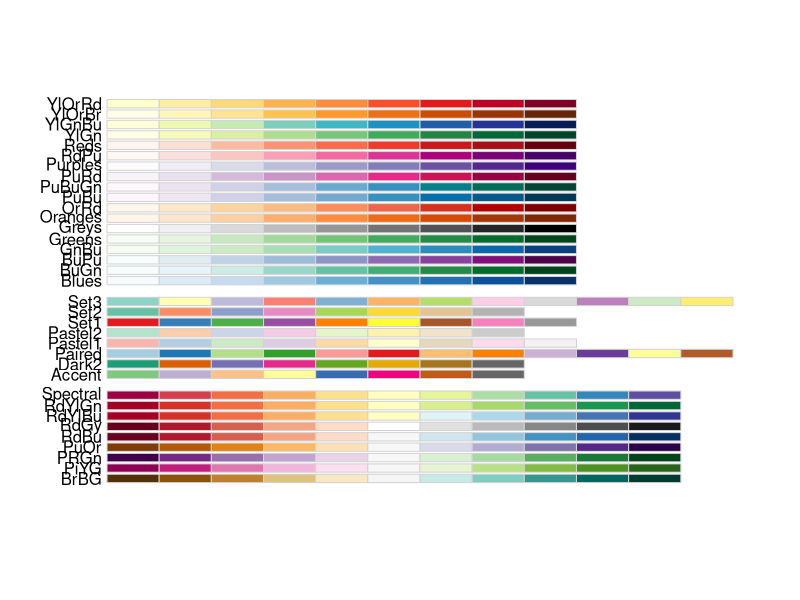
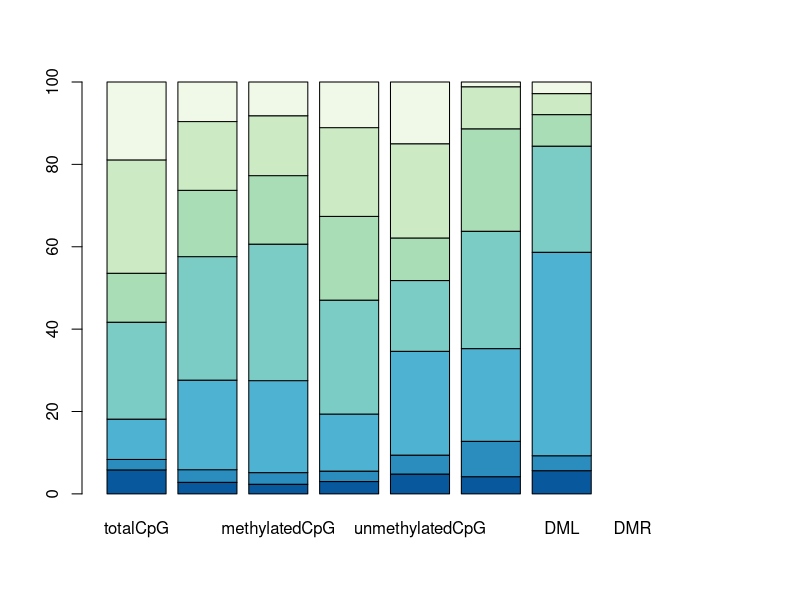
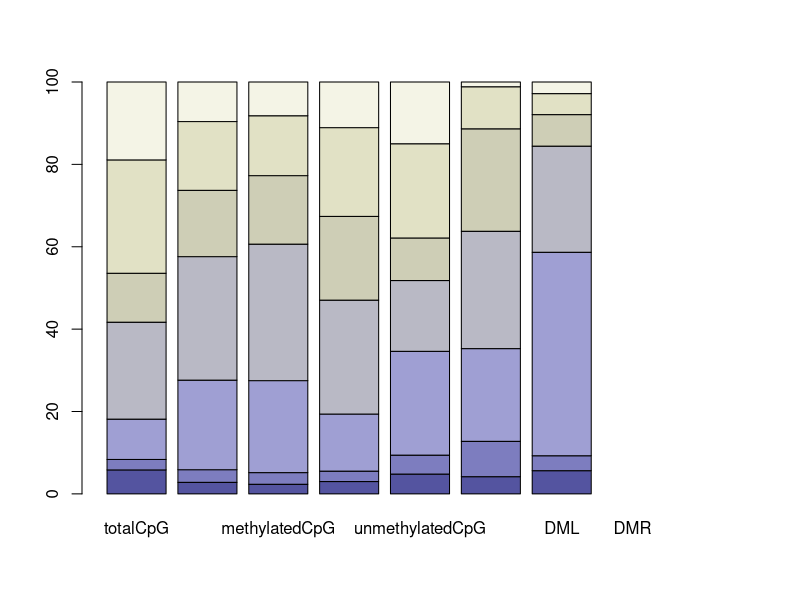
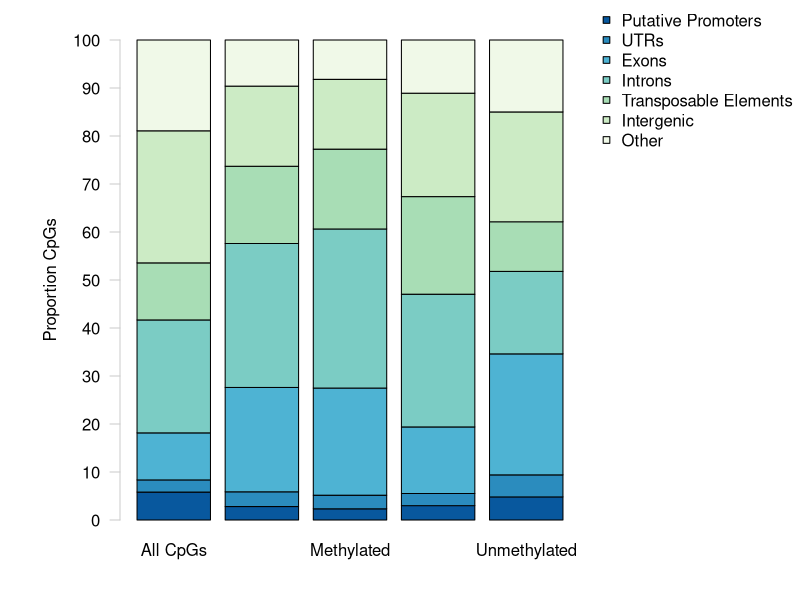
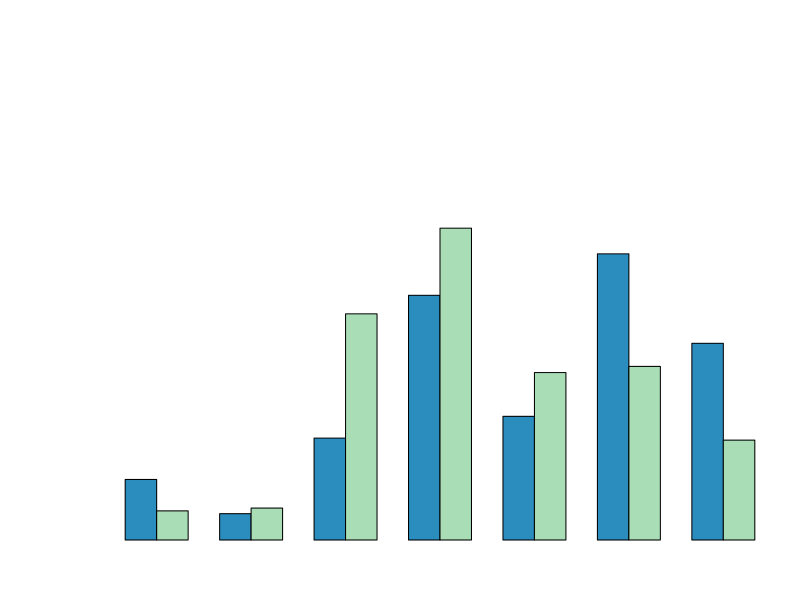

Write R code to recreate these figures, in order. (Note: this script raises an error after producing the figures.)
## ---- chunk 1
knitr::opts_chunk$set(echo = TRUE)
## ---- chunk 2
#install.packages("RColorBrewer")
require(RColorBrewer) #Load RColorBrewer

#install.packages("dichromat")
require(dichromat)
## ---- chunk 3
sessionInfo()
## ---- chunk 4
overlapData <- read.csv("2019-01-15-Overlap-Proportions.csv", header = TRUE)
rownames(overlapData) <- overlapData$genomicFeature #Set genomic feature indication and rownames
overlapData <- overlapData[,-1] #Remove genomic feature indication column
head(overlapData) #Confirm import
## ---- chunk 5
proportionData <- overlapData #Copy overlap data as a new dataframe
nLength <- length(proportionData$totalCpG) #Count number of rows
for(i in 1:nLength) {
  proportionData[8,i] <- sum(proportionData[,i], na.rm = TRUE)
} #Count the total number of entries for each column
tail(proportionData) #Confirm changes
## ---- chunk 6
nLength <- length(proportionData$totalCpG) #Count number of rows
for(i in 1:nLength) {
  proportionData[i,] <- (proportionData[i,]/proportionData[8,])*100
} #Divide each column of proportionData by respective totalLines entry. Multiply by 100 and and save the percentage
tail(proportionData) #Confirm changes
## ---- chunk 7
proportionData <- proportionData[-8,] #Remove totalLines row
tail(proportionData) #Confirm changes
## ---- chunk 8
totalVersusEnriched <- overlapData[, 1:2] #Subset data for statistical testing
head(totalVersusEnriched) #Confirm changes
## ---- chunk 9
totalVersusEnrichedTest <- chisq.test(t(totalVersusEnriched)) #Conduct a chi-squared test
totalVersusEnrichedTest #The distribution of enriched CpGs from MBD is different from the distribution of all CG motifs in the C. virginica genome
## ---- chunk 10
totalVersusEnrichedTest$observed #Look at observed valules
totalVersusEnrichedTest$expected #Look at expected values
totalVersusEnrichedTest$residuals #Look at residuals
## ---- chunk 11
totalVersusMethylated <- overlapData[, c(1,3)] #Subset data for statistical testing
head(totalVersusMethylated) #Confirm changes
## ---- chunk 12
totalVersusMethylatedTest <- chisq.test(t(totalVersusMethylated)) #Conduct a chi-squared test
totalVersusMethylatedTest #The distribution of methylated CpGs is significantly different from all CpG
## ---- chunk 13
enrichedVersusMethylated <- overlapData[, 2:3] #Subset data for statistical testing
head(enrichedVersusMethylated) #Confirm changes
## ---- chunk 14
enrichedVersusMethylatedTest <- chisq.test(t(enrichedVersusMethylated)) #Conduct a chi-squared test
enrichedVersusMethylatedTest #The distribution of methylated CpGs is significantly different from CpGs enriched by MBD
## ---- chunk 15
allMethylationCategories <- overlapData[, 2:5] #Subset data for statistical testing
head(allMethylationCategories) #Confirm changes
## ---- chunk 16
allMethylationCategoriesTest <- chisq.test(t(allMethylationCategories)) #Conduct a chi-squared test
allMethylationCategoriesTest #The distributions differ from eachother.
## ---- chunk 17
enrichedVersusDML <- overlapData[,c(2,6)] #Subset data for statistical testing
head(enrichedVersusDML) #Confirm changes
## ---- chunk 18
enrichedVersusDMLTest <- chisq.test(t(enrichedVersusDML)) #Conduct a chi-squared test
enrichedVersusDMLTest #The distribution of DML is significantly different from methylated CpGs.
## ---- chunk 19
methylatedVersusDML <- overlapData[,c(3,7)] #Subset data for statistical testing
head(methylatedVersusDML) #Confirm changes
## ---- chunk 20
methylatedVersusDMLTest <- chisq.test(t(methylatedVersusDML)) #Conduct a chi-squared test
methylatedVersusDMLTest #The distribution of DML is significantly different from methylated CpGs.
## ---- chunk 21
RColorBrewer::display.brewer.all() #Show all RColorBrewer palettes. I will choose greens.
plotColors <- rev(RColorBrewer::brewer.pal(7, "GnBu")) #Create a color palette for the barplots. Use 5 green-blue shades from RColorBrewer. Reverse theorder so the darkest shade is used first.
barplot(t(t(proportionData)),
        col = plotColors) #See what plot looks like with new scheme
barplot(t(t(proportionData)),
        col = dichromat(plotColors)) #Check that the plot colors will be easy to interpret for those with color blindess
## ---- chunk 22
allCpGCategories <- proportionData[,1:5] #Subset data
tail(allCpGCategories) #Confirm subset
## ---- chunk 23
#pdf("2019-04-10-All-CpG-Categories.pdf", height = 8.5, width = 11)
par(mar = c(3,5,1,1), oma = c(1, 1, 1, 10)) #Change figure boundaries

barplot(t(t(allCpGCategories)),
        axes = FALSE, 
        names.arg = c("All CpGs", "MBD-Enriched", "Methylated", "Sparsely Methylated", "Unmethylated"),
        ylim = c(0,100),
        col = plotColors) #Create a stacked barplot. Use axes = FALSE to remove the y-axis and names.arg to set labels on the x-axis.
axis(side = 2, at = seq(0, 100, by = 10), las = 2, col = "grey80")
mtext(side = 2, "Proportion CpGs", line = 3) #Add y-axis label

par(fig = c(0, 1, 0, 1), oma = c(0, 0, 0, 0), mar = c(0, 0, 0, 0), new = TRUE) #Create new plot
plot(0, 0, type = "n", bty = "n", xaxt = "n", yaxt = "n") #Add new plot on top of current plot
legend("topright",
       xpd = TRUE,
       legend = c("Putative Promoters", "UTRs", "Exons", "Introns", "Transposable Elements", "Intergenic", "Other"),
       pch = 22, 
        col = "black", 
        pt.bg = plotColors,
       bty = "n") #Place a legend in the top right of the figure with no box
#dev.off()
## ---- chunk 24
totalVersusEnrichedProportions <- proportionData[,1:2] #Subset data
head(totalVersusEnrichedProportions) #Confirm subset
## ---- chunk 25
#pdf("2019-04-10-Total-Versus-Enriched-CpGs.pdf", height = 8.5, width = 11)
par(mar = c(3,5,1,1)) #Change figure boundaries
barplot(t(totalVersusEnrichedProportions),
        beside = TRUE,
        axes = FALSE, 
        names.arg = c("Exons", "Introns", "TE", "Promoters", "Other"),
        col = c(plotColors[2], plotColors[5]),
        ylim = c(0,50)) #Create a grouped barplot (beside = TRUE) using a transposed version of the proportion data. Use axes = FALSE to remove the y-axis and names.arg to set labels on the x-axis.
axis(side = 2, at = seq(0, 100, by = 5), las = 2, col = "grey80")
mtext(side = 2, "Proportion CpGs", line = 3) #Add y-axis label
legend("topright", 
       legend = c("All CpGs", "MBD-Enriched"),
       pch = 16,
       col = c(plotColors[2], plotColors[5]),
       bty = "n") #Place a legend in the top right of the figure with no box
#dev.off()
## ---- chunk 26
allCpGVersusMethylated <- proportionData[,c(1,3)] #Subset data
head(allCpGVersusMethylated) #Confirm subset
## ---- chunk 27
#pdf("2019-04-10-All-CpGs-Versus-Methylated-CpGs.pdf", height = 8.5, width = 11)
par(mar = c(3,5,1,1), oma = c(1, 1, 1, 15)) #Change figure boundaries

barplot(t(t(allCpGVersusMethylated)),
        axes = FALSE, 
        names.arg = c("All CpGs", "Methylated CpGs"),
        cex.names = 1.5,
        ylim = c(0,100),
        col = plotColors) #Create a stacked barplot. Use axes = FALSE to remove the y-axis and names.arg to set labels on the x-axis.
axis(side = 2, at = seq(0, 100, by = 10), las = 2, col = "grey80", cex.axis = 1.2)
mtext(side = 2, "Proportion CpGs", line = 3, cex = 1.5) #Add y-axis label

par(fig = c(0, 1, 0, 1), oma = c(0, 0, 0, 0), mar = c(0, 0, 0, 0), new = TRUE) #Create new plot
plot(0, 0, type = "n", bty = "n", xaxt = "n", yaxt = "n") #Add new plot on top of current plot
legend("topright",
       xpd = TRUE,
       legend = c("Putative Promoters", "UTRs", "Exons", "Introns", "Transposable Elements", "Intergenic", "Other"),
       pch = 22, 
        col = "black", 
        pt.bg = plotColors,
       bty = "n",
       cex = 1.5) #Place a legend in the top right of the figure with no box
#dev.off()
## ---- chunk 28
enrichedVersusMethylatedProportions <- proportionData[,2:3] #Subset data
head(enrichedVersusMethylatedProportions) #Confirm subset
## ---- chunk 29
#pdf("2019-04-10-Total-Versus-Methylated-CpGs.pdf", height = 8.5, width = 11)
par(mar = c(3,5,1,1)) #Change figure boundaries
barplot(t(enrichedVersusMethylatedProportions), 
        beside = TRUE, 
        axes = FALSE, 
        names.arg = c("Exons", "Introns", "TE", "Promoters", "Other"),
        col = c(plotColors[2], plotColors[5]),
        ylim = c(0,50)) #Create a grouped barplot (beside = TRUE) using a transposed version of the proportion data. Use axes = FALSE to remove the y-axis and names.arg to set labels on the x-axis.
axis(side = 2, at = seq(0, 50, by = 5), las = 2, col = "grey80")
mtext(side = 2, "Proportion CpGs", line = 3) #Add y-axis label
legend("topright", 
       legend = c("MBD-Enriched", "Methylated"),
       pch = 16,
       col = c(plotColors[2], plotColors[5]),
       bty = "n") #Place a legend in the top right of the figure with no box
#dev.off()
## ---- chunk 30
allMethylationCategoriesProportions <- proportionData[,2:5] #Subset data
head(allMethylationCategoriesProportions) #Confirm subset
## ---- chunk 31
#pdf("2019-04-10-All-Methylation-Categories.pdf", height = 8.5, width = 11)
par(mar = c(3,5,1,1), oma = c(1, 1, 1, 10)) #Change figure boundaries

barplot(t(t(allMethylationCategoriesProportions)),
        axes = FALSE, 
        names.arg = c("MBD-Enriched", "Methylated", "Sparsely Methylated", "Unmethylated"),
        ylim = c(0,100),
        col = plotColors) #Create a stacked barplot. Use axes = FALSE to remove the y-axis and names.arg to set labels on the x-axis.
axis(side = 2, at = seq(0, 100, by = 10), las = 2, col = "grey80")
mtext(side = 2, "Proportion CpGs", line = 3) #Add y-axis label

par(fig = c(0, 1, 0, 1), oma = c(0, 0, 0, 0), mar = c(0, 0, 0, 0), new = TRUE) #Create new plot
plot(0, 0, type = "n", bty = "n", xaxt = "n", yaxt = "n") #Add new plot on top of current plot
legend("topright",
       xpd = TRUE,
       legend = c("Putative Promoters", "UTRs", "Exons", "Introns", "Transposable Elements", "Intergenic", "Other"),
       pch = 22, 
        col = "black", 
        pt.bg = plotColors,
       bty = "n") #Place a legend in the top right of the figure with no box
#dev.off()
## ---- chunk 32
enrichedVersusDMLProportions <- proportionData[,c(2,7)] #Subset data
head(enrichedVersusDMLProportions) #Confirm subset
## ---- chunk 33
#pdf("2019-04-10-Enriched-Versus-DML.pdf", height = 8.5, width = 11)
par(mar = c(3,5,1,1), oma = c(1, 1, 1, 15)) #Change figure boundaries

barplot(t(t(enrichedVersusDMLProportions)), 
        axes = FALSE, 
        names.arg = c("Loci with 5x Coverage", "DML"),
        cex.names = 1.5,
        ylim = c(0,100),
        col = plotColors) #Create a stacked barplot. Use axes = FALSE to remove the y-axis and names.arg to set labels on the x-axis.
axis(side = 2, at = seq(0, 100, by = 10), las = 2, col = "grey80", cex.axis = 1.2) #Add y-axis
mtext(side = 2, "Proportion CpGs", line = 3, cex = 1.5) #Add y-axis label

par(fig = c(0, 1, 0, 1), oma = c(0, 0, 0, 0), mar = c(0, 0, 0, 0), new = TRUE) #Create new plot
plot(0, 0, type = "n", bty = "n", xaxt = "n", yaxt = "n") #Add new plot on top of current plot
legend("topright",
       xpd = TRUE,
       legend = c("Putative Promoters", "UTRs", "Exons", "Introns", "Transposable Elements", "Intergenic", "Other"),
       pch = 22, 
        col = "black", 
        pt.bg = plotColors,
       bty = "n",
       cex = 1.5) #Place a legend in the top right of the figure with no box. pch = 22 has a background and outline. col changes the outline, pt.bg changes the point fill
#dev.off()
## ---- chunk 34
methylatedVersusDMLProportions <- proportionData[,c(3,7)] #Subset data
head(methylatedVersusDMLProportions) #Confirm subset
## ---- chunk 35
#pdf("2019-04-10-Methylated-CpGs-Versus-DML.pdf", height = 8.5, width = 11)
par(mar = c(3,5,1,1)) #Change figure boundaries
barplot(t(methylatedVersusDMLProportions),
        axes = FALSE, 
        names.arg = c("Exons", "Introns", "TE", "Promoters", "Other"),
        ylim = c(0,65)) #Create a grouped barplot (beside = TRUE) using a transposed version of the proportion data. Use axes = FALSE to remove the y-axis and names.arg to set labels on the x-axis.
axis(side = 2, at = seq(0, 65, by = 5), las = 2, col = "grey80")
mtext(side = 2, "Proportion CpGs", line = 3) #Add y-axis label
legend("topright", 
       legend = c("Methylated CpGs", "DML"),
       pch = 16,
       col = c("grey20", "grey80"),
       bty = "n") #Place a legend in the top right of the figure with no box
#dev.off()
## ---- chunk 36
backgroundVersusDMR <- overlapData[,c(7,8)] #Subset data for statistical testing
backgroundVersusDMR <- backgroundVersusDMR[-6,] #Remove totalLines row
head(backgroundVersusDMR) #Confirm changes
## ---- chunk 37
backgroundVersusDMRTest <- chisq.test(t(backgroundVersusDMR)) #Conduct a chi-squared test
backgroundVersusDMRTest #The distribution of DML is significantly different from methylated CpGs.
## ---- chunk 38
backgroundVersusDMRProportions <- proportionData[,c(8,7)] #Subset data. Column 8 is the DMRBackground, and column 7 are the DMR.
head(backgroundVersusDMRProportions) #Confirm subset
## ---- chunk 39
#pdf("2019-06-05-Background-Versus-DMR.pdf", height = 8.5, width = 11)
par(mar = c(3,5,1,1)) #Change figure boundaries
barplot(t(backgroundVersusDMRProportions), 
        beside = TRUE, 
        axes = FALSE, 
        names.arg = c("Exons", "Introns", "TE", "Promoters", "Other"),
        ylim = c(0,75)) #Create a grouped barplot (beside = TRUE) using a transposed version of the proportion data. Use axes = FALSE to remove the y-axis and names.arg to set labels on the x-axis.
axis(side = 2, at = seq(0, 75, by = 5), las = 2, col = "grey80")
mtext(side = 2, "Proportion 100 bp Regions", line = 3) #Add y-axis label
legend("topright", 
       legend = c("All 100 bp Regions", "DMR"),
       pch = 16,
       col = c("grey20", "grey80"),
       bty = "n") #Place a legend in the top right of the figure with no box
#dev.off()
